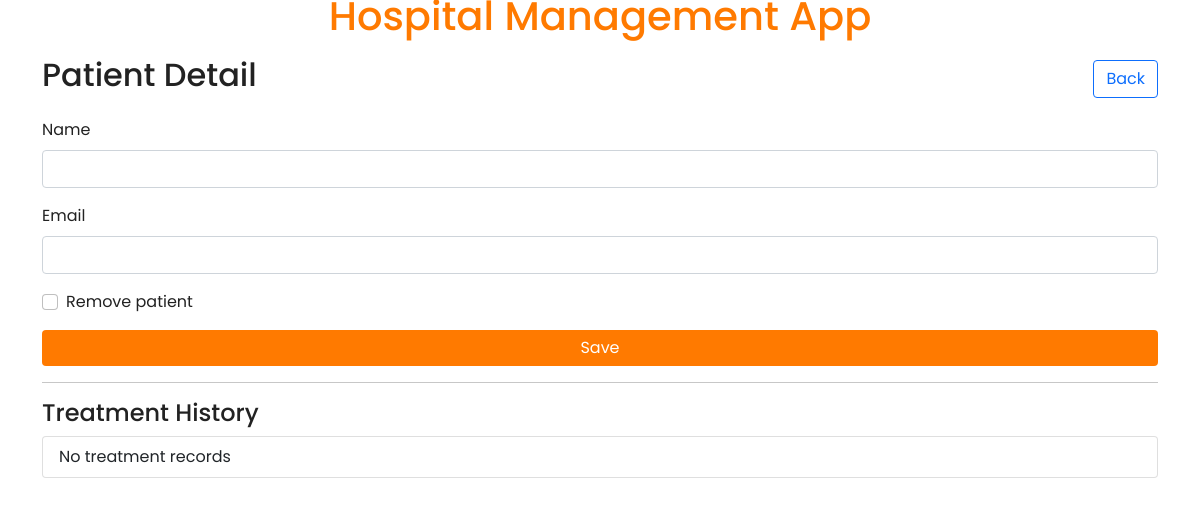
The page /admin/patient/4 on the database as committed earlier.
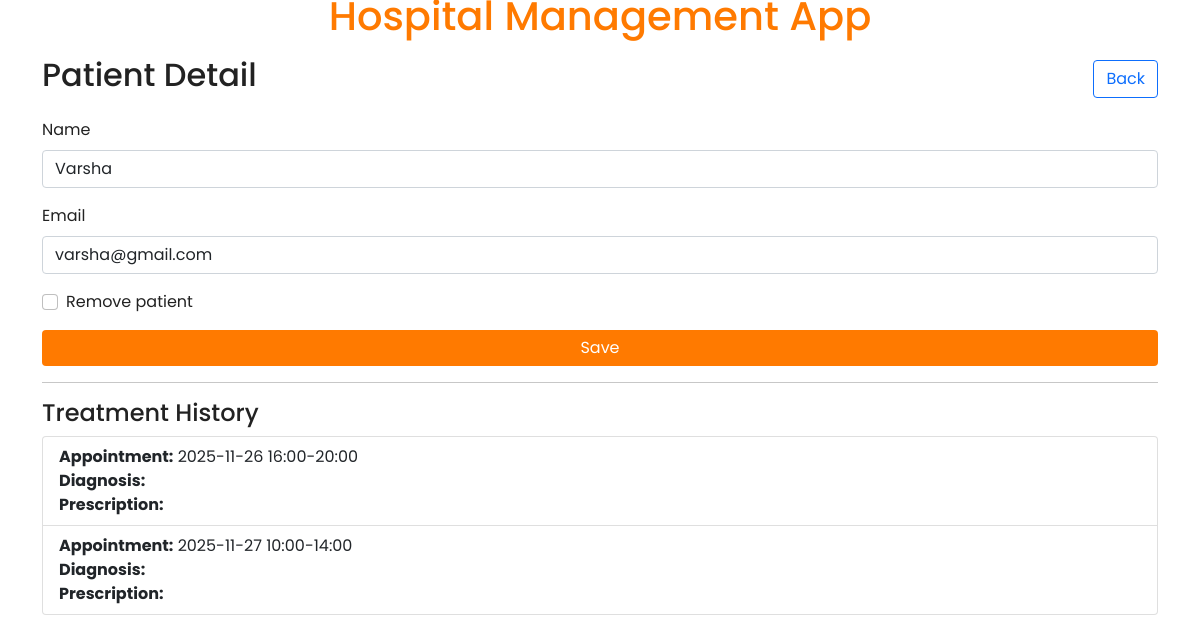
The same page on the database as committed later.
### backend/models.py (models this page shows)
class Patient(db.Model):
  __tablename__ = 'patients'
  id = db.Column(db.Integer, primary_key=True)
  name = db.Column(db.String, nullable=False)
  email = db.Column(db.String, unique=True, nullable=False)
  password = db.Column(db.String, nullable=False)
  phone = db.Column(db.String)
  age = db.Column(db.Integer)
  address = db.Column(db.String)
  blacklisted = db.Column(db.Integer, default=0)
  appointments = db.relationship('Appointment', backref='patient_obj', lazy='dynamic', passive_deletes=True)

class Treatment(db.Model):
  __tablename__ = 'treatments'
  id = db.Column(db.Integer, primary_key=True)
  appointment_id = db.Column(db.Integer, db.ForeignKey('appointments.id', ondelete='CASCADE'), nullable=False)
  diagnosis = db.Column(db.Text)
  prescription = db.Column(db.Text)
  doctor_notes = db.Column(db.Text)
  created_at = db.Column(db.DateTime, server_default=db.func.current_timestamp())

class Appointment(db.Model):
  __tablename__ = 'appointments'
  id = db.Column(db.Integer, primary_key=True)
  patient_id = db.Column(db.Integer, db.ForeignKey('patients.id', ondelete='CASCADE'), nullable=False)
  doctor_id = db.Column(db.Integer, db.ForeignKey('doctors.id', ondelete='CASCADE'), nullable=False)
  appointment_date = db.Column(db.String, nullable=False)
  appointment_time = db.Column(db.String, nullable=False)
  status = db.Column(db.String, nullable=False, default='Booked')
  notes = db.Column(db.Text)
  created_at = db.Column(db.DateTime, server_default=db.func.current_timestamp())
  __table_args__ = (db.UniqueConstraint('doctor_id', 'appointment_date', 'appointment_time', name='uix_appointment'),)
  treatments = db.relationship('Treatment', backref='appointment_obj', cascade='all, delete-orphan', passive_deletes=True)

### backend/controller.py (the view, shortened to what this page needs)
    @app.route('/admin/patient/<int:patient_id>', methods=['GET', 'POST'])
    def route_show_admin_patient_detail(patient_id):
        patient = Patient.query.get(patient_id)
        treatments = db.session.query(Treatment, Appointment.appointment_date, Appointment.appointment_time, Doctor.name.label('doctor_name')).join(Appointment, Treatment.appointment_id == Appointment.id).outerjoin(Doctor, Appointment.doctor_id == Doctor.id).filter(Appointment.patient_id == patient_id).order_by(Treatment.created_at.desc()).all()
        return render_template('admin/patient_detail.html', patient=patient, treatments=treatments)

### templates/admin/patient_detail.html (shortened to what this page needs)
{% extends "base.html" %}
{% block main_content %}
<div class="d-flex justify-content-between align-items-center mb-3">
  <h2>Patient Detail</h2>
  <a class="btn btn-outline-primary" href="{{ url_for('route_show_admin_patients_list') }}">Back</a>
</div>
<form method="post">
  <div class="mb-3"><label class="form-label">Name</label><input name="name" class="form-control" value="{{ patient.name }}"></div>
  <div class="mb-3"><label class="form-label">Email</label><input name="email" class="form-control" value="{{ patient.email }}"></div>
  <div class="mb-3 form-check"><input type="checkbox" name="remove" value="1" class="form-check-input" id="removePat"><label class="form-check-label" for="removePat">Remove patient</label></div>
  <div class="d-grid"><button class="btn btn-primary-action" type="submit">Save</button></div>
</form>
<hr>
<h4>Treatment History</h4>
<ul class="list-group">
  {% for t in treatments %}
  <li class="list-group-item">
    <strong>Appointment:</strong> {{ t.appointment_date }} {{ t.appointment_time }} <br>
    <strong>Diagnosis:</strong> {{ t.diagnosis }} <br>
    <strong>Prescription:</strong> {{ t.prescription }}
  </li>
  {% endfor %}
  {% if treatments|length == 0 %}
  <li class="list-group-item">No treatment records</li>
  {% endif %}
</ul>
{% endblock %}

Rows that differ between the two databases and show on the page:
added Patient: name "Varsha", email "varsha@gmail.com"
added Treatment: appointment_date "2025-11-26", appointment_time "16:00-20:00"
added Treatment: appointment_date "2025-11-27", appointment_time "10:00-14:00"
Other text that changed with them:
text no longer shown: "No treatment records"
